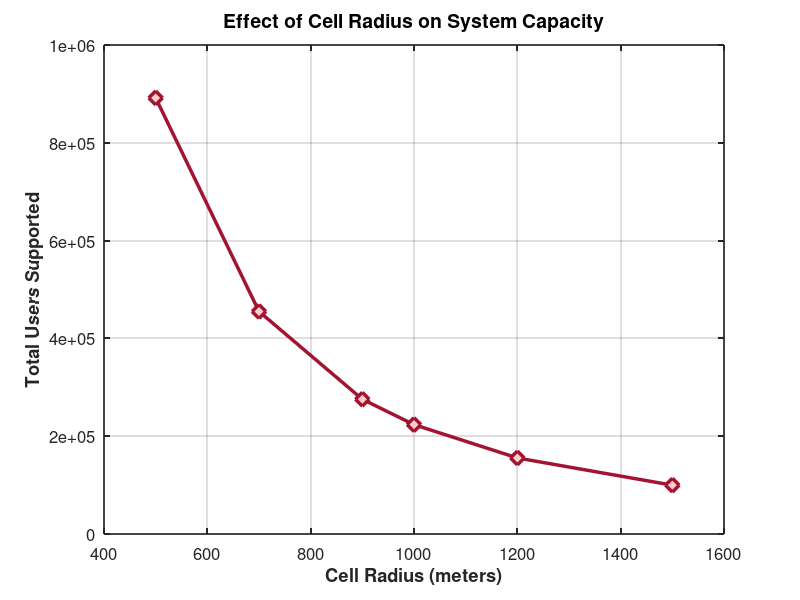

MATLAB code for this plot: (Note: this script raises an error after producing the figure.)
%% Experiment 8: Number of Users Calculations
% Aim: Title: Simulate a cellular system with 48 channels per cell and a blocking probability of 2%.
% Author: Prathamesh Fuke (TE258)
% Date: May 2026

clear; close all; clc;

%% 1. Parameters
channels_per_cell = 48;
blocking_prob = 0.02;
traffic_per_user = 0.04; % Erlangs
city_area_km2 = 603;

% Offered load A for N=48, PB=0.02 is 38.4 Erlangs (from Erlang B table)
A_offered = 38.4;

%% 2. Calculations
users_per_cell = A_offered / traffic_per_user;

% Radii range as per manual
R_m = [500, 700, 900, 1000, 1200, 1500];
R_km = R_m / 1000;

cell_area_km2 = (3 * sqrt(3) / 2) * (R_km.^2);
num_cells = ceil(city_area_km2 ./ cell_area_km2);
total_users = num_cells * users_per_cell;

%% 3. Display Results Table
fprintf('Radius(m)\tCell Area(km2)\tNo. of Cells\tTotal Users\n');
fprintf('------------------------------------------------------------\n');
for i = 1:length(R_m)
    fprintf('%-10d\t%-15.4f\t%-15d\t%-15d\n', R_m(i), cell_area_km2(i), num_cells(i), total_users(i));
end

%% 4. Plotting
figure('Name', 'Exp 8: Cellular Capacity Analysis', 'NumberTitle', 'off', 'Color', 'w');
plot(R_m, total_users, '-d', 'LineWidth', 2.5, ...
    'Color', [0.6350, 0.0780, 0.1840], ... % Dark Red
    'MarkerSize', 10, ...
    'MarkerFaceColor', [1, 0.8, 0.8]);

grid on;
set(gca, 'FontSize', 12, 'LineWidth', 1.2);
xlabel('Cell Radius (meters)', 'FontWeight', 'bold'); 
ylabel('Total Users Supported', 'FontWeight', 'bold');
title('Effect of Cell Radius on System Capacity', 'FontSize', 14);
sgtitle('Cellular Networks Lab - Exp 8', 'FontSize', 16, 'FontWeight', 'bold');
